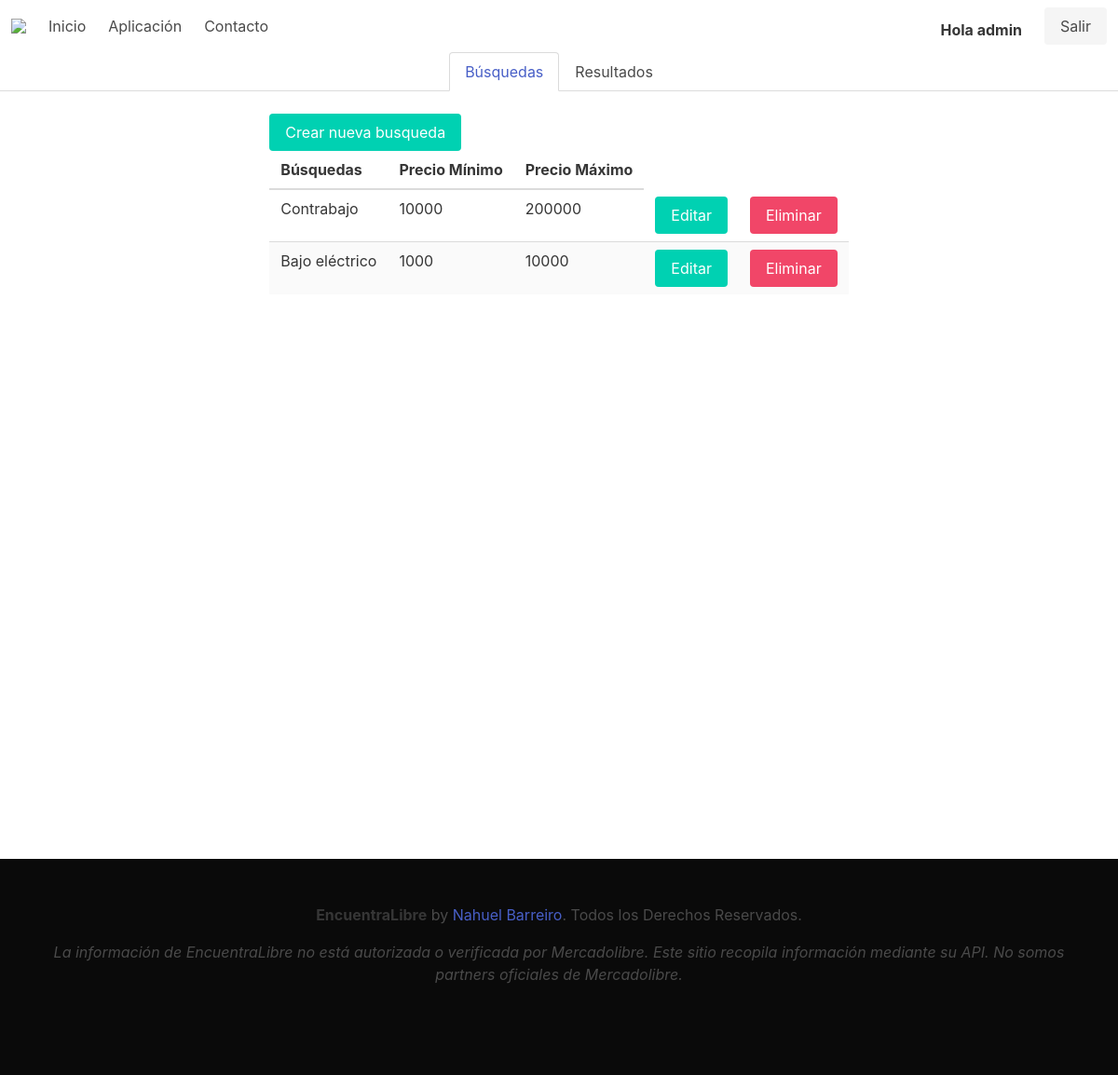
The app's page /aplicacion/busqueda/ (signed in) with its own data.
### usuario/models.py (models this page shows, shortened)
class Usuario(AbstractBaseUser):
    username= models.CharField('Nombre de Usuario', unique=True, max_length=100)
    email=models.EmailField('Correo electrónico', unique=True, max_length=254)
    nombres=models.CharField('Nombres', max_length=200, blank=True, null=True)
    apellidos=models.CharField('Apellidos', max_length=200, blank=True, null=True)
    usuario_activo=models.BooleanField(default=True)
    usuario_administrador=models.BooleanField(default=False)
    objects=UsuarioManager()
    USERNAME_FIELD='username'
    REQUIRED_FIELDS=['email','nombres','apellidos']

### apiforms/models.py (models this page shows, shortened)
class Busqueda(models.Model):
    busqueda=models.CharField(max_length=30)
    precio_min=models.IntegerField(verbose_name="Precio mínimo")
    precio_max=models.IntegerField(verbose_name="Precio máximo")
    usuario= models.ForeignKey(Usuario, on_delete=models.CASCADE)

### apiforms/views.py (the view)
# urls.py: path('busqueda/', login_required(busqueda.as_view()), name= 'Busquedas'),
class busqueda(ListView):
    model = Busqueda
    template_name= 'Busqueda.html'
    def get(self, request,*args, **kwargs):
        queryset=Busqueda.objects.filter(usuario=request.user)
        contexto={
            'object_list':queryset
        }
        return render(request, self.template_name, contexto)

### apiforms/templates/Busqueda.html (shortened to what this page needs)
{% extends 'base.html' %}
{% block body %}
<section class="hero is-fullheight">
    <div class="container">
      <a href="crear_busqueda" class="button is-primary">Crear nueva busqueda</a>
    <table class="table is-striped">
        <thead>
          <tr>
            <th>Búsquedas</th>
            <th>Precio Mínimo</th>
            <th>Precio Máximo</th>
          </tr>
        </thead>
        <tbody>
            {% for busqueda in object_list %}
            <tr>
              <td> {{ busqueda.busqueda }}</td>
              <td> {{ busqueda.precio_min }}</td>
              <td> {{ busqueda.precio_max }}</td>
              <td> <a class="button is-primary" href="{% url 'editar_busqueda' busqueda.id %}">Editar</a></td>
              <td> <a class="button is-danger" href="{% url 'eliminar_busqueda' busqueda.id %}">Eliminar</a></td>
            </tr>
            {% endfor %}
        </tbody>
    </table>
</div>
</section>
{% endblock body %}

### apiforms/templates/base.html (shortened to what this page needs)
<!DOCTYPE html>
<html lang="es">
<head>
    <link rel="stylesheet" href="https://cdn.jsdelivr.net/npm/bulma@0.9.0/css/bulma.min.css">
</head>
<body>
  <nav class="navbar" role="navigation" aria-label="main navigation">
    <div class="navbar-brand">
      <a class="navbar-item" href="{% url 'inicio' %}">
        <img src="https://i.ibb.co/6vRvy2S/index.png"/>
      </a>
    </div>
  <div id="navbarBasicExample" class="navbar-menu">
    <div class="navbar-start">
      <a class="navbar-item" href="{% url 'inicio' %}">
        Inicio
      </a>
      <a class="navbar-item" href="{% url 'Busquedas' %}">
        Aplicación
      </a>
        <a class="navbar-item" href="{% url 'contacto' %}">
          Contacto
        </a>
      </div>
    </div>
    <div class="navbar-end">
      <div class="navbar-item">
        <div class="buttons">
          {% if request.user.is_authenticated %}
            <strong class="mx-5">Hola {{ request.user.username }}</strong>
            <a class="button is-light" href="{% url 'logout' %}">
              Salir
            </a>
          {% endif %}
        </div>
      </div>
    </div>
</nav>
    <div class="tabs is-centered is-boxed">
        <ul>
        {% with url_name=request.resolver_match.url_name %}
          <li class="{% if url_name == 'Busquedas' %}is-active{% endif %}"><a href="{% url 'Busquedas' %}">Búsquedas</a></li>
          <li class="{% if url_name == 'resultados' %}is-active{% endif %}"><a href="{% url 'resultados' %}">Resultados</a></li>
        {% endwith %}
        </ul>
      </div>
      <div id="wrap">
        <div id="main">
    {% block body %}
    {% endblock body %}
  </div>
</div>
    <div id="footer">
      <footer class="footer has-background-black">
        <div class="content has-text-centered">
          <p>
            <strong>EncuentraLibre</strong> by <a href="mailto:nahuelbarreiro@gmail.com">Nahuel Barreiro</a>. Todos los Derechos Reservados.
            </p>
            <p style="font-style: oblique;">
             La información de EncuentraLibre no está autorizada o verificada por Mercadolibre. Este sitio recopila información mediante su API. No somos partners oficiales de Mercadolibre.
          </p>
        </div>
      </footer>
    </div>
</body>
</html>

### records on screen
Usuario: user.username "admin"
Busqueda: busqueda "Contrabajo", precio_min "10000", precio_max "200000"
Busqueda: busqueda "Bajo eléctrico", precio_min "1000", precio_max "10000"
